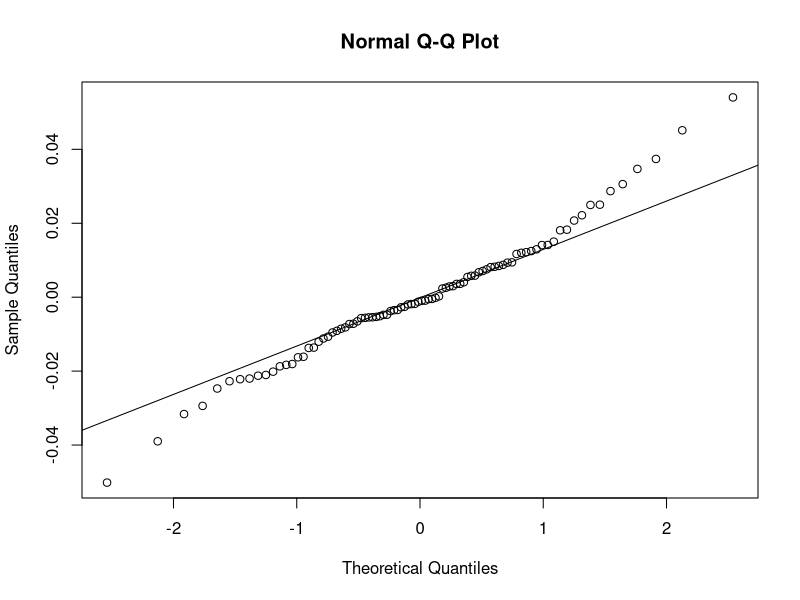
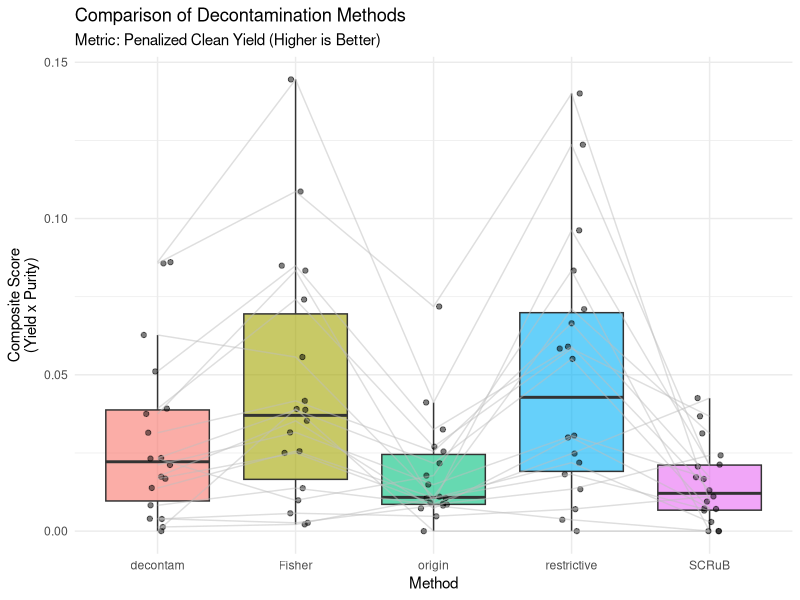

Generate these figures, in order, with R:
#############################################
###------  Linear Mixed Model with Fixed and random effect ------------
## Fixed: Decontamination method
## Radom: SampleID
# Load necessary libraries
library(tidyverse)  # Data manipulation and plotting
library(lme4)       # Linear Mixed Models (for repeated measures)
library(lmerTest)   # P-values for Mixed Models
library(emmeans)    # Pairwise comparisons

# ==========================================
# 1. DATA PREPARATION
# ==========================================
# --- Load data
df_origin <- read.table("results/Chap3/survey_overlap_NCT/df_origin_concat.tsv", header = T, sep = "\t", check.names = F) %>% 
  mutate(Method = "origin")
df_decontam <- read.table("results/Chap3/survey_overlap_NCT/df_decontam_concat.tsv", header = T, sep = "\t", check.names = F) %>% 
  mutate(Method = "decontam")
df_Fisher <- read.table("results/Chap3/survey_overlap_NCT/df_Fisher_concat.tsv", header = T, sep = "\t", check.names = F) %>% 
  mutate(Method = "Fisher")
df_restrictive <- read.table("results/Chap3/survey_overlap_NCT/df_restrictive_concat.tsv", header = T, sep = "\t", check.names = F) %>% 
  mutate(Method = "restrictive")
df_SCRuB <- read.table("results/Chap3/survey_overlap_NCT/df_SCRuB_concat.tsv", header = T, sep = "\t", check.names = F) %>% 
  mutate(Method = "SCRuB")

df_all <- rbind(df_origin, df_decontam, df_Fisher, df_restrictive, df_SCRuB)

# --- Generate Dummy Data (Replace this block with your actual data loading) ---
# set.seed(42)
# samples <- 18
# method_list <- c("Method_X", "Method_Y", "Method_Z")
# 
# data_sim <- expand.grid(SampleID = factor(1:samples), Method = method_list) %>%
#   mutate(
#     # Column A: Original Total Species (Baseline richness varies by sample)
#     Col_A_Original = rep(rpois(samples, lambda = 500), times = length(method_list)),
#     
#     # Column B: Species Kept (Varies by method aggressiveness)
#     Col_B_Kept = case_when(
#       Method == "Method_X" ~ floor(Col_A_Original * 0.95), # Keeps almost everything
#       Method == "Method_Y" ~ floor(Col_A_Original * 0.60), # Aggressive cleaning
#       Method == "Method_Z" ~ floor(Col_A_Original * 0.85)  # Balanced
#     ),
#     
#     # Column C: Overlap with Contaminants (The "Noise")
#     Col_C_Contam = case_when(
#       Method == "Method_X" ~ floor(Col_B_Kept * 0.15), # High contamination left
#       Method == "Method_Y" ~ floor(Col_B_Kept * 0.01), # Very clean, but lost data in B
#       Method == "Method_Z" ~ floor(Col_B_Kept * 0.02)  # Low contamination
#     )
#   )
# ---------------------------------------------------------------------------

# ==========================================
# 2. CALCULATE THE SINGLE METRIC
# ==========================================

# We handle potential division by zero if a method removes ALL species (B=0)
df_analysis <- df_all %>%
  select(SampleID, Method, observed, B = NumPrev_Abd, C = NumInNCT_both) %>% 
  mutate(
    # 1. Calculate "Clean Species" count
    Clean_Count = B - C,
    
    # 2. Calculate Yield: (Clean Species / Original Total)
    Yield = Clean_Count / observed,
    
    # 3. Calculate Purity: (Clean Species / Total Kept)
    # If Col_B_Kept is 0, Purity is 0
    Purity = ifelse(B > 0, Clean_Count / B, 0),
    
    # 4. COMPOSITE METRIC: Penalized Clean Yield
    # This rewards keeping good data AND having a clean final table
    Composite_Score = Yield * Purity
  )

# Inspect the calculated metric
head(df_analysis)

# ==========================================
# 3. VISUALIZATION
# ==========================================

plt <- ggplot(df_analysis, aes(x = Method, y = Composite_Score, fill = Method)) +
  geom_boxplot(alpha = 0.6, outlier.shape = NA) +
  geom_point(position = position_jitter(width = 0.1), alpha = 0.5) +
  # Connect lines for the same sample to show paired changes
  geom_line(aes(group = SampleID), color = "gray", alpha = 0.5) +
  theme_minimal() +
  labs(
    title = "Comparison of Decontamination Methods",
    subtitle = "Metric: Penalized Clean Yield (Higher is Better)",
    y = "Composite Score\n(Yield x Purity)"
  ) +
  theme(legend.position = "none")
ggsave("results/Chap3/img/Both_compare.png", plt)
# ==========================================
# 4. STATISTICAL MODELING (Linear Mixed Model)
# ==========================================

# Why LMM? 
# 1. Fixed Effect: 'Method' (What we want to compare)
# 2. Random Effect: 'SampleID' (Accounting for biological variation between samples)
model <- lmer(Composite_Score ~ Method + (1|SampleID), data = df_analysis)

# Check assumptions (Residuals should be roughly normal)
qqnorm(resid(model))
qqline(resid(model))

# Print ANOVA table
cat("\n=== ANOVA Table ===\n")
print(anova(model))

# ==========================================
# 5. POST-HOC COMPARISONS
# ==========================================

# Perform pairwise comparisons with Tukey adjustment for multiple testing
emm <- emmeans(model, specs = pairwise ~ Method)

cat("\n=== Pairwise Differences ===\n")
print(emm$contrasts)

# Interpretation Helper
emm_df <- as.data.frame(emm$emmeans)
best_method <- emm_df %>% arrange(desc(emmean)) %>% slice(1) %>% pull(Method)
cat(paste("\nBased on the model, the method performing best (highest mean score) is:", best_method, "\n"))
